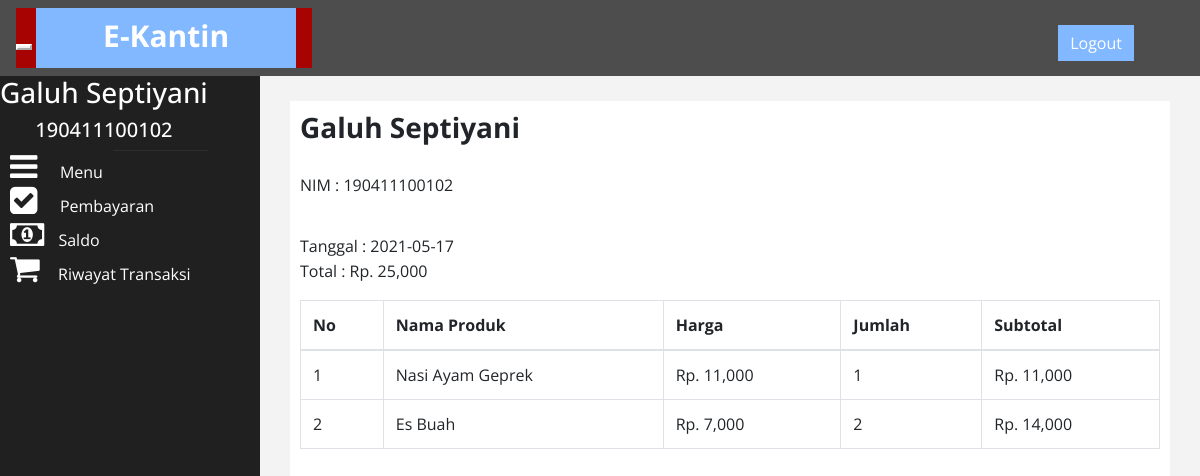
Page /mahasiswa/index.php?halaman=detail&id=74 (signed in) on the committed database.
### tables this page shows
CREATE TABLE `usermhs` (
  `id_mhs` int(11) NOT NULL,
  `nama` varchar(50) NOT NULL,
  `nim` varchar(12) NOT NULL,
  `password` varchar(300) NOT NULL
);

CREATE TABLE `transaksi` (
  `id_transaksi` int(11) NOT NULL,
  `id_dosen` int(11) NOT NULL,
  `id_mhs` int(11) NOT NULL,
  `id_toko` int(11) DEFAULT 0,
  `tgl` date NOT NULL,
  `total` int(11) NOT NULL
);

CREATE TABLE `transaksi_produk` (
  `id_transaksi_produk` int(11) NOT NULL,
  `id_transaksi` int(11) NOT NULL,
  `id_menu` int(11) NOT NULL,
  `id_toko` int(11) NOT NULL,
  `jumlah` int(11) NOT NULL
);

CREATE TABLE `menu` (
  `id_menu` int(11) NOT NULL,
  `id_toko` int(11) NOT NULL,
  `namaMenu` varchar(50) NOT NULL,
  `harga` int(12) NOT NULL,
  `gambar` varchar(100) NOT NULL,
  `stok` int(5) NOT NULL
);

### mahasiswa/detail.php (the view)
<?php $ambil = query("SELECT * FROM transaksi JOIN usermhs ON transaksi.id_mhs=usermhs.id_mhs WHERE transaksi.id_transaksi='$_GET[id]'");
?>
<?php foreach($ambil as $detail): ?>
<h3><b><?php echo $detail['nama']; ?></strong> </b></h3>
<p>
	NIM : <?php echo $detail['nim']; ?>
</p>
<p>
	Tanggal : <?php echo $detail['tgl']; ?><br>
	Total : Rp. <?php echo number_format($detail['total']); ?>
</p>
<?php endforeach; ?>
<table class="table table-bordered">
 	<thead>
 		<tr>
 			<th>No</th>
 			<th>Nama Produk</th>
 			<th>Harga</th>
 			<th>Jumlah</th>
 			<th>Subtotal</th>
 		</tr>
 	</thead>
 	<tbody>
 		<?php $ambil = $conn->query("SELECT * FROM transaksi_produk JOIN menu ON transaksi_produk.id_menu=menu.id_menu
 		WHERE transaksi_produk.id_transaksi='$_GET[id]'"); ?>
 		<?php $i = 1; ?>
 		<?php foreach($ambil as $row): ?>
 		<tr>
 			<td><?= $i; ?></td>
 			<td><?php echo $row['namaMenu']; ?></td>
 			<td>Rp. <?php echo number_format($row['harga']); ?></td>
 			<td><?php echo $row['jumlah']; ?></td>
 			<td>Rp. <?php echo number_format($row['harga']*$row['jumlah']); ?></td>
 		</tr>
 		<?php $i++; ?>
 		<?php endforeach; ?>
 	</tbody>
 </table>

### mahasiswa/index.php (shortened to what this page needs)
<?php
$conn = mysqli_connect("localhost", "root", "", "project");
function query($query){
    global $conn;
    $result = mysqli_query($conn, $query);
    $rows = [];
    while ($row = mysqli_fetch_assoc($result)) {
        $rows[] = $row;
    }
    return $rows;
}
?>
<!DOCTYPE html>
<html xmlns="http://www.w3.org/1999/xhtml">
<head>
    <link href="assets/css/bootstrap.css" rel="stylesheet" />
    <link href="assets/css/font-awesome.css" rel="stylesheet" />
    <link href="assets/js/morris/morris-0.4.3.min.css" rel="stylesheet" />
    <link href="assets/css/custom.css" rel="stylesheet" />
</head>
<body>
    <div id="wrapper">
        <nav class="navbar navbar-default navbar-cls-top " role="navigation" style="margin-bottom: 0">
            <div class="navbar-header">
                <button type="button" class="navbar-toggle" data-toggle="collapse" data-target=".sidebar-collapse">
                </button>
                <a class="navbar-brand " style="background-color: #82b8ff;" href="index.php">E-Kantin</a>
            </div>
  <div style="color: white;
padding: 15px 50px 5px 50px;
float: right;
font-size: 16px;"><a href="index.php?halaman=logout" class="btn btn-danger square-btn-adjust" style="background-color: #82b8ff;">Logout</a> </div>
        </nav>
                <nav class="navbar-default navbar-side" role="navigation">
            <div class="sidebar-collapse">
                <ul class="nav" id="main-menu">
				<li class="text-center">
                    <?php foreach($_SESSION["user"] as $id_mhs): ?>
                    <?php
                    $ambil = $conn->query("SELECT * FROM usermhs WHERE id_mhs='$id_mhs'");
                    $row = $ambil->fetch_assoc();
                    ?>
                    <h3 style="color:white;"><?php echo $row['nama']; ?></h3>
                    <h5 style="color:white;"><?php echo $row['nim']; ?></h5>
				    <?php endforeach; ?>
                </li>
                    <li><a href="index.php?halaman=order"><i class="fa fa-reorder fa-2x"></i>&nbsp;&nbsp; Menu </a></li>
                    <li><a href="index.php?halaman=pembayaran"><i class="fa fa-check-square fa-2x"></i>&nbsp;&nbsp; Pembayaran</a></li>
                    <li><a href="index.php?halaman=isisaldo"><i class="fa fa-money fa-2x"></i> Saldo</a></li>
                    <li><a href="index.php?halaman=riwayat"><i class="fa fa-shopping-cart fa-2x"></i>&nbsp; Riwayat Transaksi</a></li>
                </ul>
            </div>
        </nav>
        <div id="page-wrapper" >
            <div id="page-inner">
                <?php
                if (isset($_GET['halaman']))
                {
                    if ($_GET['halaman']=="order") {
                        include 'order.php';
                    } elseif($_GET['halaman']=='menu') {
                        include 'menu.php';
                    }elseif ($_GET['halaman']=="pesanan") {
                        include 'pesanan.php';
                    } elseif ($_GET['halaman']=="pembayaran") {
                        include 'bayar.php';
                    } elseif ($_GET['halaman']=="isisaldo") {
                        include 'isisaldo.php';
                    } elseif ($_GET['halaman']=="ceksaldo") {
                        include 'ceksaldo.php';
                    } elseif ($_GET['halaman']=="logout") {
                        include 'logout.php';
                    }  elseif ($_GET['halaman']=="nota") {
                        include 'nota.php';
                    } elseif ($_GET['halaman']=="riwayat") {
                        include 'riwayat.php';
                    } elseif ($_GET['halaman']=="detail") {
                        include 'detail.php';
                    } elseif ($_GET['halaman']=="beli") {
                        include 'beli.php';
                    }
                }
                else {
                    include 'order.php';
                }
                ?>
            </div>
            </div>
        </div>
</body>
</html>

### mahasiswa/assets/css/custom.css (style rules this page uses)
body { font-family: 'Open Sans', sans-serif; }
#wrapper { width: 100%; background:#202020; }
#page-wrapper { padding: 15px 15px; min-height: 600px; background:#F3F3F3; }
#page-inner { width:100%; margin:10px 20px 10px 0px; background-color:#fff!important; padding:10px; min-height:1200px; }
.text-center { text-align:center; }
.square-btn-adjust { border: 0px solid transparent; -webkit-border-radius: 0px; -moz-border-radius: 0px; border-radius: 0px; }
p { font-size:16px; line-height:25px; padding-top:20px; }
.navbar-cls-top .navbar-brand { color: #fff; background: #c90000; width: 260px; text-align: center; height: 60px; font-size: 30px; font-weight: 700; }
.sidebar-collapse , .sidebar-collapse .nav { background:none; }
.sidebar-collapse .nav { padding:0; }
.sidebar-collapse .nav > li > a { color:#fff; background:#202020; text-shadow:none; }
.sidebar-collapse > .nav > li > a { padding:15px 10px; }
.sidebar-collapse > .nav > li { border-bottom: 1px solid rgba(107, 108, 109, 0.19); }
.navbar-side { border:none; background-color: #202020; }
.navbar-cls-top { background:#4D4D4D; border-bottom:none; }
.navbar-default { border:0px solid black; }
.navbar-header { background: #A70303; }
.navbar-default .navbar-toggle { border-color: #fff; }
.nav > li > a > i { margin-right:10px; }
@media (min-width:768px) { #page-wrapper { margin: 0 0 0 260px; padding: 15px 30px; min-height: 1200px; } }
@media (min-width:768px) { .navbar-side { z-index: 1; position: absolute; width: 260px; } }
@media (min-width:768px) { .navbar { border-radius: 0px; } }

### rows in the picture
usermhs: nama "Galuh Septiyani", nim "190411100102"
transaksi: id_mhs.nama "Galuh Septiyani", id_mhs.nim "190411100102", tgl "2021-05-17", total "25,000"
transaksi_produk: id_menu.namaMenu "Nasi Ayam Geprek", id_menu.harga "11,000", jumlah "1", $row['harga']*$row['jumlah'] "11,000"
transaksi_produk: id_menu.namaMenu "Es Buah", id_menu.harga "7,000", jumlah "2", $row['harga']*$row['jumlah'] "14,000"
